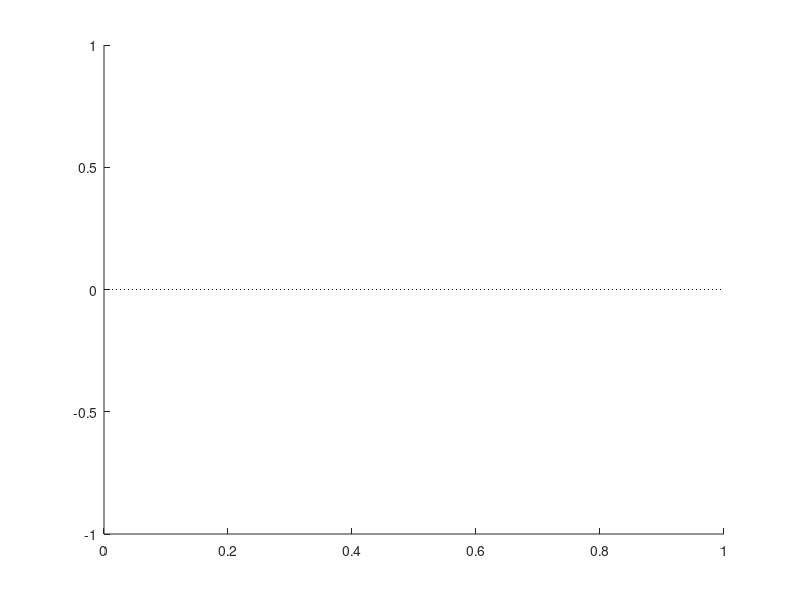

MATLAB code for this plot:
function hor_line(y,s);

%HOR_LINE       hor_line(y,s);
%
%               Draws a horizonal on the current plot line at y
%               and leaves the plot in the "hold" state it was in
%
%     INPUTS:   y:      (Optional) The value of the vertical axis to draw a
%                       line at (default = 0), or an array of values
%               s:      (Optional) The plot rendition (default = 'k:')
%     OUTPUTS:          Plots line on current plot
%
%Woodley 04may01: from ver_line.m
%
% modified 12apr02 JLN: allow passing of arrays of horizontal lines to draw
%===========================================================================

if (nargin<2)
  s = 'k:';                        % default to black dotted line
  if (nargin<1)
    y = 0;                         % default to line at 0
  end
end

hold_state = get(gca,'NextPlot');  % get present hold state
XLim = get(gca,'XLim');            % get present axis limits

hold on                            % hold current plot
[r,c]=size(y);                     % get size of input array
for n=1:r*c
 plot(XLim,y(n)*ones(size(XLim)),s)    % draw line
end
hold off                           % remove hold

set(gca,'NextPlot',hold_state);    % restore original hold state
